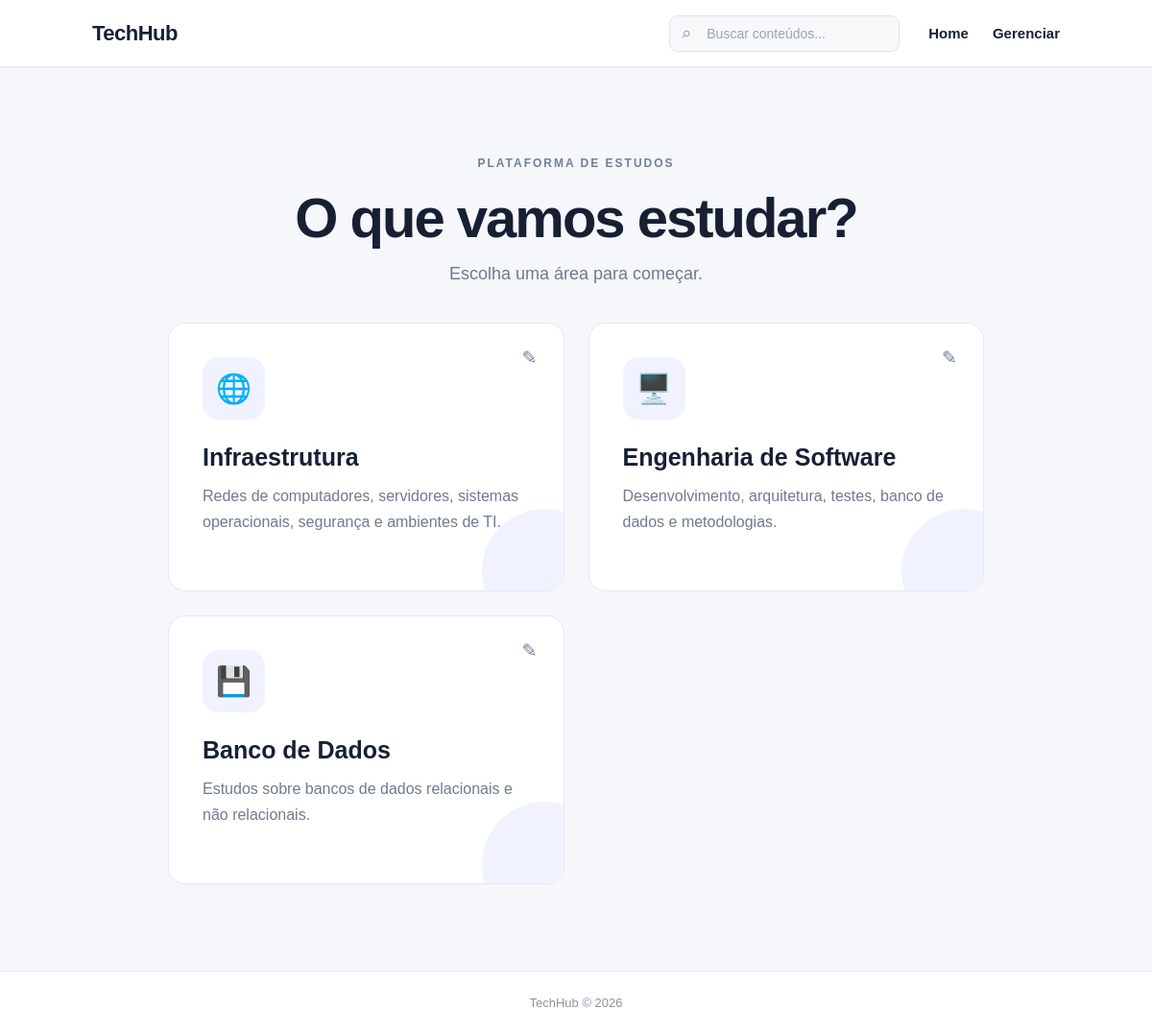
Before: / with the older database file.
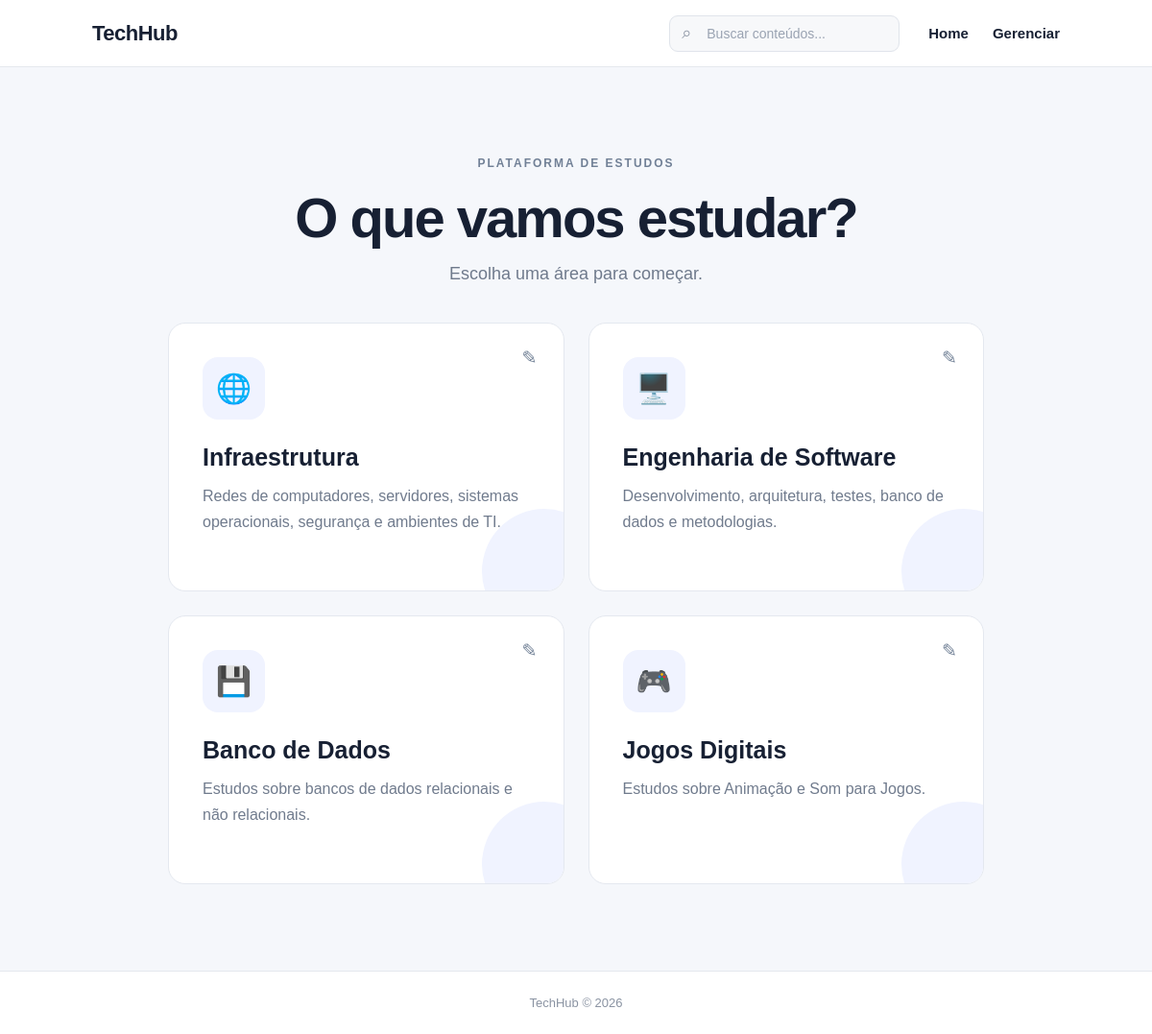
After: the same page with the newer database file.
### estudos/models.py (models this page shows, shortened)
class Area(models.Model):
    nome = models.CharField(max_length=100)
    slug = models.SlugField(blank=True)
    descricao = models.TextField(blank=True)
    icone = models.CharField(max_length=10, default="📚")

### estudos/views.py (the view)
# urls.py: path("", home, name="home"),
def home(request):
    areas = Area.objects.all()
    contexto = {
        "areas": areas,
    }
    return render(
        request,
        "estudos/index.html",
        contexto
    )

### estudos/templates/estudos/index.html (shortened to what this page needs)
{% extends "estudos/base.html" %}
{% block content %}
<section class="inicio">
    <div class="intro">
        <span class="tag">
            PLATAFORMA DE ESTUDOS
        </span>
        <h1>
            O que vamos estudar?
        </h1>
        <p>
            Escolha uma área para começar.
        </p>
    </div>
    <div class="cards">
        {% for area in areas %}
            <div class="card card-editavel">
                <a
                    href="{% url 'area_detail' area.slug %}"
                    class="card-link"
                >
                    <div class="icone">
                        {{ area.icone }}
                    </div>
                    <h2>
                        {{ area.nome }}
                    </h2>
                    <p>
                        {{ area.descricao }}
                    </p>
                </a>
                <a
                    href="{% url 'editar_area' area.id %}"
                    class="botao-editar"
                    title="Editar {{ area.nome }}"
                >
                    ✎
                </a>
            </div>
        {% endfor %}
    </div>
</section>
{% endblock %}

Changed rows visible on the page:
added Area: icone "🎮", nome "Jogos Digitais", descricao "Estudos sobre Animação e Som para Jogos."
